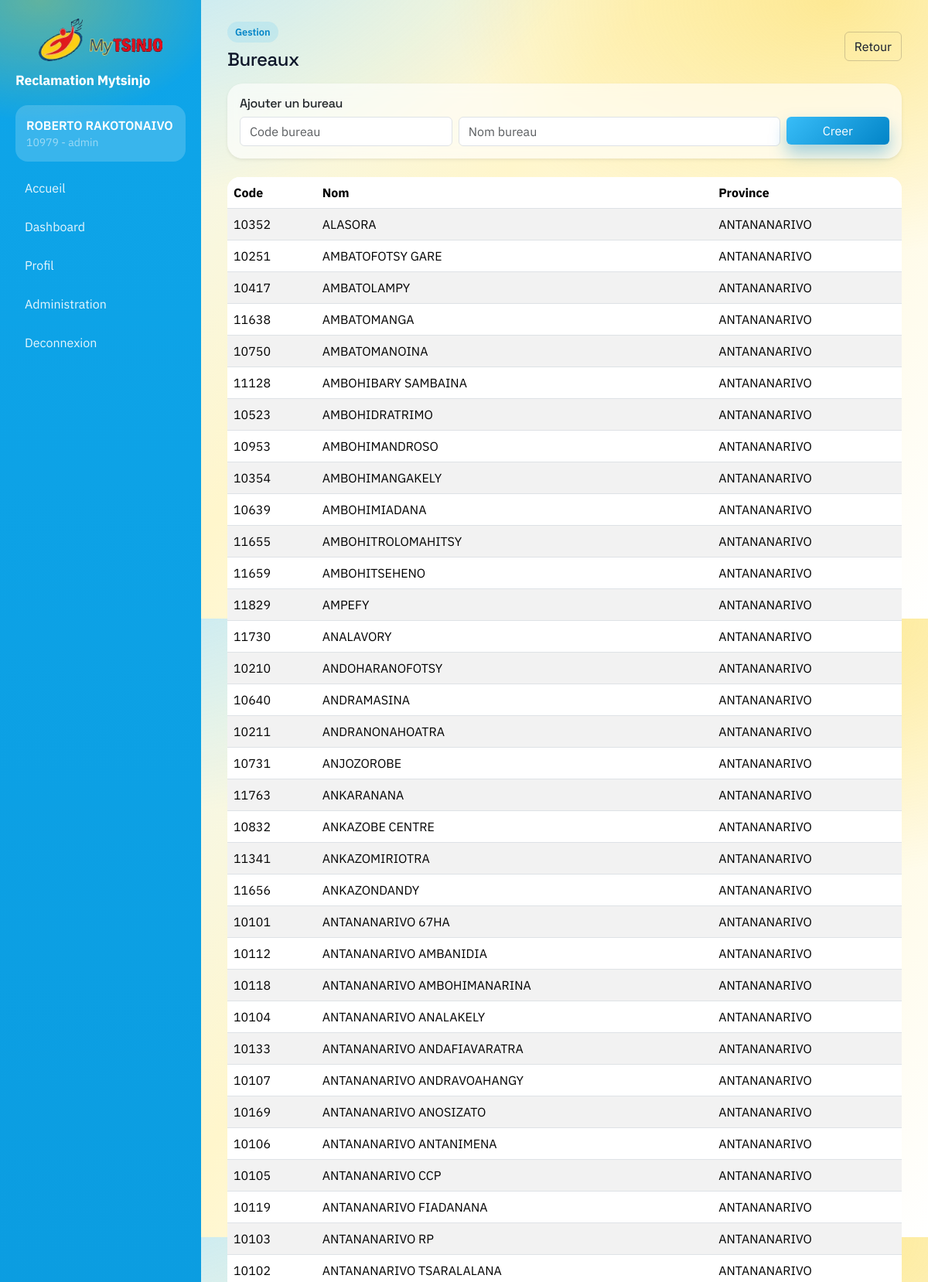
The app's page /admin/bureaux (signed in, upper part) with its own data.
### tables this page shows
CREATE TABLE users (
        id INTEGER PRIMARY KEY AUTOINCREMENT,
        username TEXT UNIQUE,
        password TEXT,
        role TEXT,
        bureau_id INTEGER
    , active INTEGER DEFAULT 1, created_at DATETIME DEFAULT CURRENT_TIMESTAMP, prenom TEXT, nom TEXT, matricule TEXT);

CREATE TABLE bureaux (
        id INTEGER PRIMARY KEY AUTOINCREMENT,
        code_bureau TEXT UNIQUE,
        nom_bureau TEXT
    , province TEXT);

### admin.py (the view, shortened to what this page needs)
@admin_bp.route("/admin/bureaux", methods=["GET", "POST"])
@login_required
@role_required("admin")
def manage_bureaux():
    db = get_db()
    bureaux = db.execute(
        "SELECT id, code_bureau, nom_bureau, province FROM bureaux ORDER BY province, nom_bureau"
    ).fetchall()
    db.close()
    return render_template("admin_bureaux.html", bureaux=bureaux)

### auth.py (called while the page is built)
def load_user(user_id):
    db = get_db()
    user = db.execute(
        "SELECT id, username, role, bureau_id, prenom, nom, matricule FROM users WHERE id = ? AND active = 1",
        (user_id,),
    ).fetchone()
    db.close()
    if not user:
        return None
    return User(user["id"], user["username"], user["role"], user["bureau_id"], user["prenom"], user["nom"], user["matricule"])

def role_required(*roles):
    def decorator(fn):
        @wraps(fn)
        def wrapper(*args, **kwargs):
            if not current_user.is_authenticated:
                return redirect(url_for("auth.login"))
            if current_user.role not in roles:
                abort(403)
            return fn(*args, **kwargs)
        return wrapper
    return decorator

### database.py (called while the page is built, shortened)
def get_db():
    conn = sqlite3.connect(DATABASE_PATH)
    conn.row_factory = sqlite3.Row
    conn.execute("PRAGMA foreign_keys = ON")
    return DBConn(conn)

    def execute(self, sql, params=None):
        if _USE_POSTGRES:
            cur = self.conn.cursor()
            cur.execute(_translate_params(sql), params or ())
            return PgCursor(cur)
        return self.conn.execute(sql, params or ())

    def close(self):
        return self.conn.close()

### templates/admin_bureaux.html
{% extends "base.html" %}
{% block content %}
  <div class="d-flex align-items-center justify-content-between mb-3">
    <div>
      <div class="pill mb-2">Gestion</div>
      <h1 class="h4 mb-0">Bureaux</h1>
    </div>
    <a class="btn btn-outline-secondary" href="/admin">Retour</a>
  </div>
  <div class="card shadow-sm mb-4">
    <div class="card-body">
      <h2 class="h6">Ajouter un bureau</h2>
      <form method="post" class="row g-2">
        <div class="col-md-4">
          <input class="form-control" name="code_bureau" placeholder="Code bureau" />
        </div>
        <div class="col-md-6">
          <input class="form-control" name="nom_bureau" placeholder="Nom bureau" />
        </div>
        <div class="col-md-2">
          <button class="btn btn-primary w-100" type="submit">Creer</button>
        </div>
      </form>
    </div>
  </div>
  <div class="table-responsive">
    <table class="table table-striped align-middle">
      <thead>
        <tr>
          <th>Code</th>
          <th>Nom</th>
          <th>Province</th>
        </tr>
      </thead>
      <tbody>
        {% for b in bureaux %}
          <tr>
            <td>{{ b["code_bureau"] }}</td>
            <td>{{ b["nom_bureau"] }}</td>
            <td>{{ b["province"] or "-" }}</td>
          </tr>
        {% else %}
          <tr>
            <td colspan="3" class="text-muted">Aucun bureau.</td>
          </tr>
        {% endfor %}
      </tbody>
    </table>
  </div>
{% endblock %}

### templates/base.html (shortened to what this page needs)
<!doctype html>
<html lang="fr">
  <head>
    <link
      href="https://cdn.jsdelivr.net/npm/bootstrap@5.3.2/dist/css/bootstrap.min.css"
      rel="stylesheet"
    />
  </head>
  <body class="bg-light">
    <div class="app-shell">
      <aside class="sidebar">
        <img
          class="brand-logo"
          src="{{ url_for('static', filename='logo_epargnes.png') }}"
          alt="Logo epargnes"
        />
        <div class="brand">Reclamation Mytsinjo</div>
        {% if current_user.is_authenticated %}
          <div class="user-card">
            <div class="fw-semibold">
              {{ current_user.prenom }} {{ current_user.nom }}
            </div>
            <div class="small text-white-50">
              {{ current_user.matricule }} - {{ current_user.role }}
            </div>
          </div>
        {% endif %}
        <nav class="nav flex-column mt-2">
          <a class="nav-link" href="/">Accueil</a>
          <a class="nav-link" href="/dashboard">Dashboard</a>
          {% if current_user.is_authenticated %}
            <a class="nav-link" href="/profile">Profil</a>
            {% if current_user.role == "admin" %}
              <a class="nav-link" href="/admin">Administration</a>
            {% endif %}
            <a class="nav-link" href="/logout">Deconnexion</a>
          {% else %}
            <a class="nav-link" href="/login">Connexion</a>
            <a class="nav-link" href="/register">Creer un compte</a>
          {% endif %}
        </nav>
      </aside>
      <main class="content">
        {% block content %}{% endblock %}
      </main>
    </div>
    <div id="toast-container" class="toast-container position-fixed top-0 end-0 p-3" style="z-index: 1080;"></div>
  </body>
</html>

### templates/base.html (style rules this page uses)
:root { --ink: #0f172a; --muted: #5b6b7a; --sky: #38bdf8; --sky-deep: #0284c7; --sun: #facc15; --sun-deep: #eab308; --flare: #ef4444; --card: #ffffff; --shadow: 0 18px 40px rgba(2, 132, 199, 0.18); --glass: rgba(255, 255, 255, 0.6); }
body { font-family: "IBM Plex Sans", system-ui, -apple-system, "Segoe UI", sans-serif; color: var(--ink); background: radial-gradient(1100px 700px at 10% -20%, rgba(56, 189, 248, 0.35) 0%, transparent 60%), radial-gradient(900px 600px at 90% 0%, rgba(250, 204, 21, 0.35) 0%, transparent 55%), linear-gradient(130deg, #eef9ff 0%, #fff6cc 45%, #ffffff 100%); min-height: 100vh; }
h1, h2, h3, .navbar-brand { font-family: "Space Grotesk", "IBM Plex Sans", sans-serif; letter-spacing: -0.02em; }
.app-shell { display: grid; grid-template-columns: 260px 1fr; min-height: 100vh; }
.sidebar { background: radial-gradient(400px 260px at 20% 0%, rgba(250, 204, 21, 0.35), transparent 60%), linear-gradient(180deg, #0ea5e9 0%, #0284c7 55%, #ef4444 120%); color: #fff; padding: 24px 20px; }
.brand { font-weight: 700; font-size: 1.1rem; letter-spacing: -0.01em; }
.brand-logo { width: 100%; max-width: 160px; height: auto; display: block; margin: 0 auto 12px; border-radius: 12px; }
.nav-link { color: rgba(255, 255, 255, 0.9); border-radius: 12px; padding: 10px 12px; margin-bottom: 6px; }
.sidebar .user-card { background: rgba(255, 255, 255, 0.18); border-radius: 16px; padding: 14px; margin: 18px 0 12px; }
.content { padding: 28px 34px; display: flex; flex-direction: column; min-height: 100vh; }
.card { border: none; border-radius: 20px; box-shadow: var(--shadow); background: var(--glass); backdrop-filter: blur(8px); }
.btn-primary { background: linear-gradient(135deg, var(--sky), var(--sky-deep)); border: none; box-shadow: 0 12px 22px rgba(2, 132, 199, 0.35); }
.btn-outline-secondary { border-color: rgba(31, 31, 46, 0.2); color: var(--ink); }
.pill { display: inline-flex; padding: 4px 10px; border-radius: 999px; font-size: 0.8rem; font-weight: 600; background: rgba(56, 189, 248, 0.15); color: var(--sky-deep); }
.table { background: #fff; border-radius: 16px; overflow: hidden; }

### records on screen
users: prenom "ROBERTO", nom "RAKOTONAIVO", matricule "10979", role "admin"
bureaux: code_bureau "10352", nom_bureau "ALASORA", province "ANTANANARIVO"
bureaux: code_bureau "10251", nom_bureau "AMBATOFOTSY GARE", province "ANTANANARIVO"
bureaux: code_bureau "10417", nom_bureau "AMBATOLAMPY", province "ANTANANARIVO"
bureaux: code_bureau "11638", nom_bureau "AMBATOMANGA", province "ANTANANARIVO"
bureaux: code_bureau "10750", nom_bureau "AMBATOMANOINA", province "ANTANANARIVO"
bureaux: code_bureau "11128", nom_bureau "AMBOHIBARY SAMBAINA", province "ANTANANARIVO"
bureaux: code_bureau "10523", nom_bureau "AMBOHIDRATRIMO", province "ANTANANARIVO"
bureaux: code_bureau "10953", nom_bureau "AMBOHIMANDROSO", province "ANTANANARIVO"
bureaux: code_bureau "10354", nom_bureau "AMBOHIMANGAKELY", province "ANTANANARIVO"
bureaux: code_bureau "10639", nom_bureau "AMBOHIMIADANA", province "ANTANANARIVO"
bureaux: code_bureau "11655", nom_bureau "AMBOHITROLOMAHITSY", province "ANTANANARIVO"
bureaux: code_bureau "11659", nom_bureau "AMBOHITSEHENO", province "ANTANANARIVO"
bureaux: code_bureau "11829", nom_bureau "AMPEFY", province "ANTANANARIVO"
bureaux: code_bureau "11730", nom_bureau "ANALAVORY", province "ANTANANARIVO"
bureaux: code_bureau "10210", nom_bureau "ANDOHARANOFOTSY", province "ANTANANARIVO"
bureaux: code_bureau "10640", nom_bureau "ANDRAMASINA", province "ANTANANARIVO"
bureaux: code_bureau "10211", nom_bureau "ANDRANONAHOATRA", province "ANTANANARIVO"
bureaux: code_bureau "10731", nom_bureau "ANJOZOROBE", province "ANTANANARIVO"
bureaux: code_bureau "11763", nom_bureau "ANKARANANA", province "ANTANANARIVO"
bureaux: code_bureau "10832", nom_bureau "ANKAZOBE CENTRE", province "ANTANANARIVO"
bureaux: code_bureau "11341", nom_bureau "ANKAZOMIRIOTRA", province "ANTANANARIVO"
bureaux: code_bureau "11656", nom_bureau "ANKAZONDANDY", province "ANTANANARIVO"
bureaux: code_bureau "10101", nom_bureau "ANTANANARIVO 67HA", province "ANTANANARIVO"
bureaux: code_bureau "10112", nom_bureau "ANTANANARIVO AMBANIDIA", province "ANTANANARIVO"
bureaux: code_bureau "10118", nom_bureau "ANTANANARIVO AMBOHIMANARINA", province "ANTANANARIVO"
bureaux: code_bureau "10104", nom_bureau "ANTANANARIVO ANALAKELY", province "ANTANANARIVO"
bureaux: code_bureau "10133", nom_bureau "ANTANANARIVO ANDAFIAVARATRA", province "ANTANANARIVO"
bureaux: code_bureau "10107", nom_bureau "ANTANANARIVO ANDRAVOAHANGY", province "ANTANANARIVO"
bureaux: code_bureau "10169", nom_bureau "ANTANANARIVO ANOSIZATO", province "ANTANANARIVO"
bureaux: code_bureau "10106", nom_bureau "ANTANANARIVO ANTANIMENA", province "ANTANANARIVO"
bureaux: code_bureau "10105", nom_bureau "ANTANANARIVO CCP", province "ANTANANARIVO"
bureaux: code_bureau "10119", nom_bureau "ANTANANARIVO FIADANANA", province "ANTANANARIVO"
bureaux: code_bureau "10103", nom_bureau "ANTANANARIVO RP", province "ANTANANARIVO"
bureaux: code_bureau "10102", nom_bureau "ANTANANARIVO TSARALALANA", province "ANTANANARIVO"
